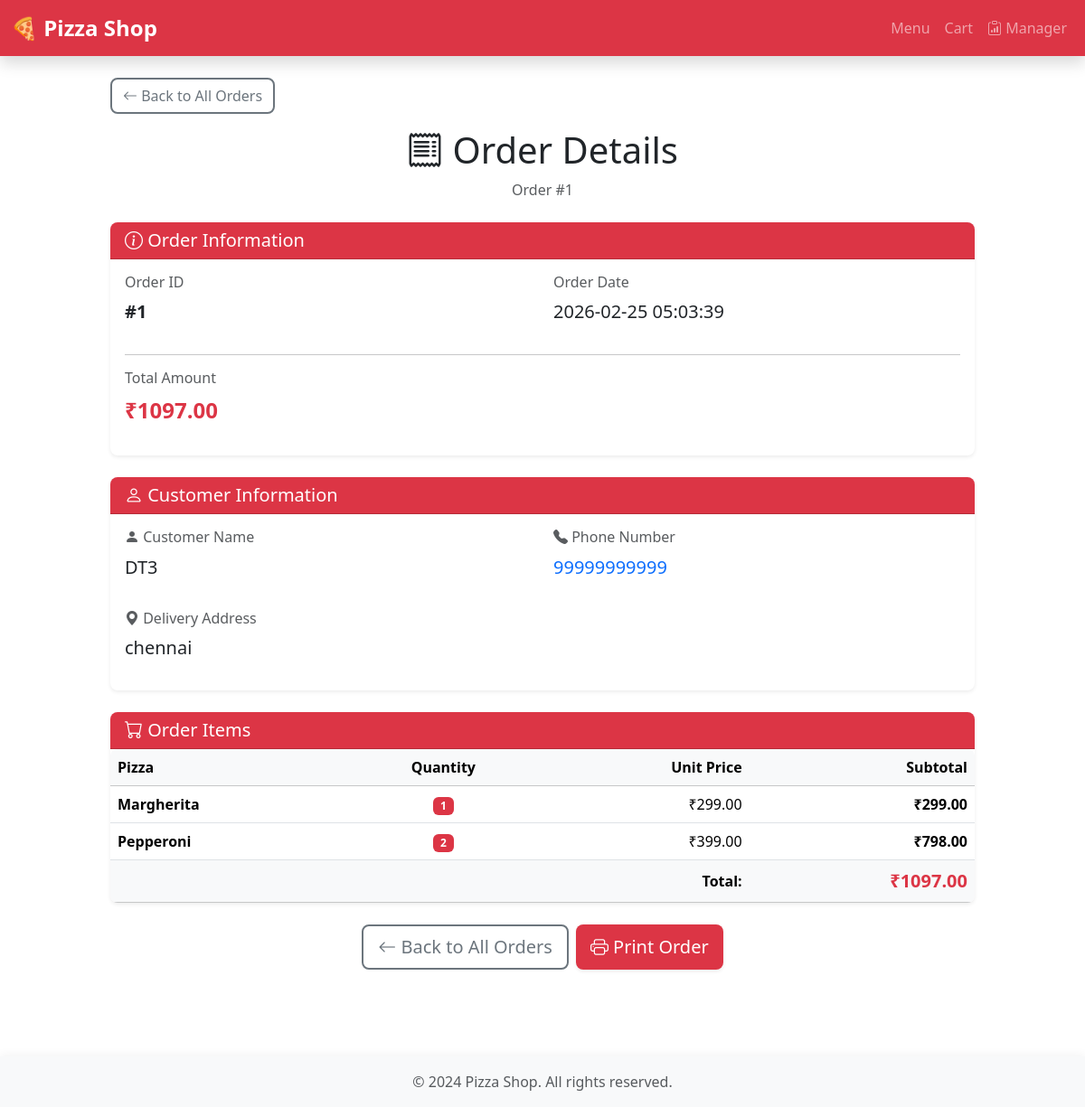
/manager/orders/1, run on the app's committed database.
### tables this page shows
CREATE TABLE orders (
                id INTEGER PRIMARY KEY AUTOINCREMENT,
                customer_name TEXT NOT NULL,
                phone TEXT NOT NULL,
                address TEXT NOT NULL,
                total_price REAL NOT NULL,
                order_date TIMESTAMP DEFAULT CURRENT_TIMESTAMP
            );

CREATE TABLE order_items (
                id INTEGER PRIMARY KEY AUTOINCREMENT,
                order_id INTEGER NOT NULL,
                pizza_id INTEGER NOT NULL,
                pizza_name TEXT NOT NULL,
                price REAL NOT NULL,
                quantity INTEGER NOT NULL,
                FOREIGN KEY (order_id) REFERENCES orders(id),
                FOREIGN KEY (pizza_id) REFERENCES pizzas(id)
            );

### app.py (the view)
@app.route('/manager/orders/<int:order_id>')
def manager_order_detail(order_id):
    try:
        order = OrderProcessor.get_order_by_id(order_id)
        if order is None:
            logger.warning(f"Manager accessed non-existent order ID: {order_id}")
            return render_template('404.html'), 404
        return render_template('manager/order_detail.html', order=order)
    except Exception as e:
        logger.error(f"Error loading order detail for order {order_id}: {str(e)}")
        return render_template('500.html'), 500

### app.py (called while the page is built)
def get_db_connection():
    try:
        conn = sqlite3.connect(DATABASE)
        conn.row_factory = sqlite3.Row
        return conn
    except sqlite3.Error as e:
        logger.error(f"Database connection error: {str(e)}")
        raise Exception(f"Failed to connect to database: {str(e)}")

### templates/manager/order_detail.html (shortened to what this page needs)
{% extends "base.html" %}  {% block content %}
<div class="container">
  <div class="row justify-content-center">
    <div class="col-lg-10">
      <div class="mb-4">
        <a href="/manager/orders" class="btn btn-outline-secondary mb-3">
          <i class="bi bi-arrow-left"></i> Back to All Orders
        </a>
        <h1 class="text-center"><i class="bi bi-receipt"></i> Order Details</h1>
        <p class="text-center text-muted">Order #{{ order.id }}</p>
      </div>
      <div class="card shadow-sm mb-4">
        <div class="card-header bg-danger text-white">
          <h5 class="mb-0">
            <i class="bi bi-info-circle"></i> Order Information
          </h5>
        </div>
        <div class="card-body">
          <div class="row">
            <div class="col-md-6">
              <h6 class="text-muted">Order ID</h6>
              <p class="fs-5"><strong>#{{ order.id }}</strong></p>
            </div>
            <div class="col-md-6">
              <h6 class="text-muted">Order Date</h6>
              <p class="fs-5">{{ order.order_date }}</p>
            </div>
          </div>
          <hr />
          <div class="row">
            <div class="col-md-6">
              <h6 class="text-muted">Total Amount</h6>
              <p class="fs-4 text-danger">
                <strong>₹{{ "%.2f"|format(order.total_price) }}</strong>
              </p>
            </div>
          </div>
        </div>
      </div>
      <div class="card shadow-sm mb-4">
        <div class="card-header bg-danger text-white">
          <h5 class="mb-0">
            <i class="bi bi-person"></i> Customer Information
          </h5>
        </div>
        <div class="card-body">
          <div class="row mb-3">
            <div class="col-md-6">
              <h6 class="text-muted">
                <i class="bi bi-person-fill"></i> Customer Name
              </h6>
              <p class="fs-5">{{ order.customer_name }}</p>
            </div>
            <div class="col-md-6">
              <h6 class="text-muted">
                <i class="bi bi-telephone-fill"></i> Phone Number
              </h6>
              <p class="fs-5">
                <a href="tel:{{ order.phone }}" class="text-decoration-none">
                  {{ order.phone }}
                </a>
              </p>
            </div>
          </div>
          <div class="row">
            <div class="col-12">
              <h6 class="text-muted">
                <i class="bi bi-geo-alt-fill"></i> Delivery Address
              </h6>
              <p class="fs-5">{{ order.address }}</p>
            </div>
          </div>
        </div>
      </div>
      <div class="card shadow-sm mb-4">
        <div class="card-header bg-danger text-white">
          <h5 class="mb-0"><i class="bi bi-cart"></i> Order Items</h5>
        </div>
        <div class="card-body p-0">
          <div class="table-responsive">
            <table class="table table-hover mb-0">
              <thead class="table-light">
                <tr>
                  <th scope="col">Pizza</th>
                  <th scope="col" class="text-center">Quantity</th>
                  <th scope="col" class="text-end">Unit Price</th>
                  <th scope="col" class="text-end">Subtotal</th>
                </tr>
              </thead>
              <tbody>
                {% for item in order['items'] %}
                <tr>
                  <td>
                    <strong>{{ item.pizza_name }}</strong>
                  </td>
                  <td class="text-center">
                    <span class="badge bg-danger">{{ item.quantity }}</span>
                  </td>
                  <td class="text-end">₹{{ "%.2f"|format(item.price) }}</td>
                  <td class="text-end">
                    <strong
                      >₹{{ "%.2f"|format(item.price * item.quantity) }}</strong
                    >
                  </td>
                </tr>
                {% endfor %}
              </tbody>
              <tfoot class="table-light">
                <tr>
                  <th colspan="3" class="text-end">Total:</th>
                  <th class="text-end text-danger fs-5">
                    ₹{{ "%.2f"|format(order.total_price) }}
                  </th>
                </tr>
              </tfoot>
            </table>
          </div>
        </div>
      </div>
      <div class="d-grid gap-2 d-md-flex justify-content-md-center mb-4">
        <a href="/manager/orders" class="btn btn-outline-secondary btn-lg">
          <i class="bi bi-arrow-left"></i> Back to All Orders
        </a>
        <button onclick="window.print()" class="btn btn-danger btn-lg">
          <i class="bi bi-printer"></i> Print Order
        </button>
      </div>
    </div>
  </div>
</div>
<link
  rel="stylesheet"
  href="https://cdn.jsdelivr.net/npm/bootstrap-icons@1.11.1/font/bootstrap-icons.css"
/>
{% endblock %}

### static/css/style.css (style rules this page uses)
:root { --primary-red: #dc3545; --primary-red-hover: #bb2d3b; --primary-red-dark: #a02834; --light-gray: #f8f9fa; --border-radius: 0.5rem; --transition-speed: 0.3s; --shadow-sm: 0 0.125rem 0.25rem rgba(0, 0, 0, 0.075); --shadow-md: 0 0.5rem 1rem rgba(0, 0, 0, 0.15); --shadow-hover: 0 0.75rem 1.5rem rgba(0, 0, 0, 0.2); }
body { min-height: 100vh; display: flex; flex-direction: column; }
.btn { border-radius: var(--border-radius); font-weight: 500; transition: all var(--transition-speed) ease; border: none; }
.btn-danger { background-color: var(--primary-red); box-shadow: var(--shadow-sm); }
.btn-outline-secondary { border: 2px solid #6c757d; transition: all var(--transition-speed) ease; }
.card { border-radius: var(--border-radius); border: none; transition: all var(--transition-speed) ease; }
.card.shadow-sm { box-shadow: var(--shadow-sm); }
.card-header { border-radius: var(--border-radius) var(--border-radius) 0 0 !important; font-weight: 600; }
.table { border-radius: var(--border-radius); overflow: hidden; }
.table-hover tbody tr { transition: all var(--transition-speed) ease; }
@media (min-width: 769px) { .container { max-width: 1200px; } }

### data on the page
orders: id "1", order_date "2026-02-25 05:03:39", total_price "1097.00", customer_name "DT3", phone "99999999999", address "chennai"
order_items: pizza_name "Margherita", quantity "1", price "299.00", item.price*item.quantity "299.00"
order_items: pizza_name "Pepperoni", quantity "2", price "399.00", item.price*item.quantity "798.00"
